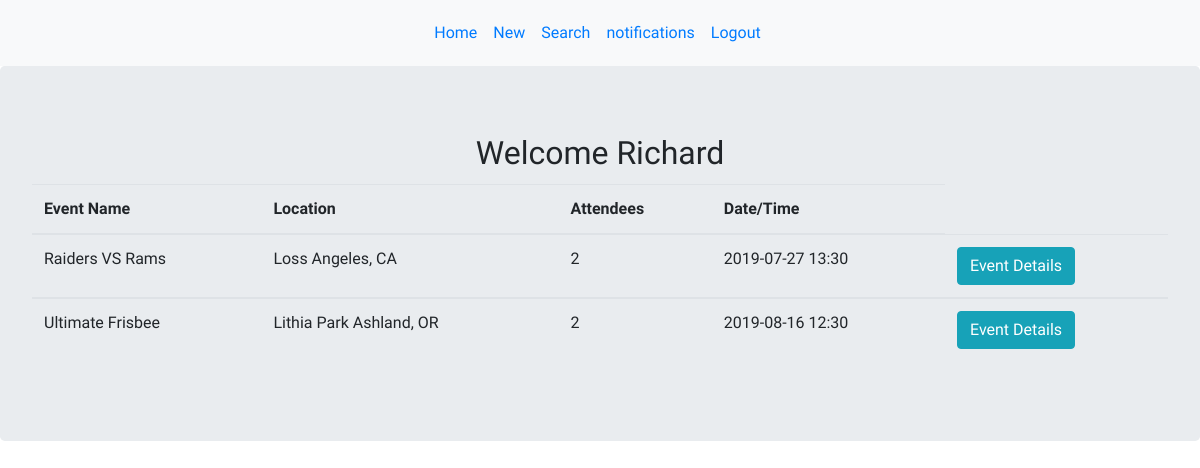
The app's page /homepage (signed in), older data.
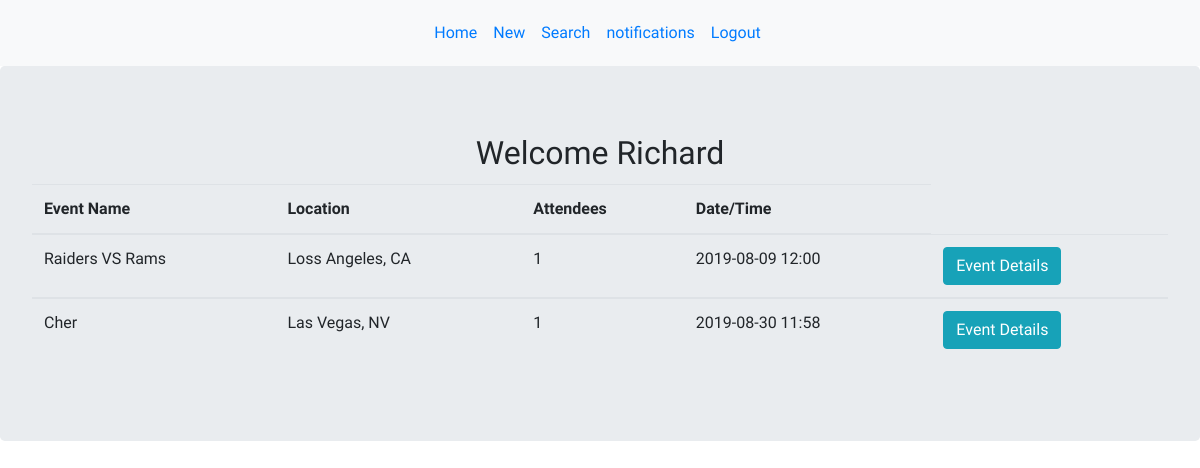
The same page, newer data.
### models.py (models this page shows)
class User(db.Model):
    __Tablename__ = "users"
    id = db.Column(db.Integer, primary_key=True)
    first_name = db.Column(db.String(100), nullable = False)
    last_name = db.Column(db.String(100), nullable = False)
    password = db.Column(db.String(200), unique = True, nullable = False)
    email = db.Column(db.String(100), unique = True, nullable = False)
    security_answer1 = db.Column(db.String(200))
    created_at = db.Column(db.DateTime, server_default=func.now())
    updated_at = db.Column(db.DateTime, server_default=func.now(), onupdate=func.now())
    users_that_attend_events = db.relationship('Event', lazy = 'dynamic', secondary = attendees_table)

class Event(db.Model):
    __Tablename__ = "events"
    id = db.Column(db.Integer, primary_key=True)
    event_title = db.Column(db.String(100))
    date = db.Column(db.String(8))
    time = db.Column(db.String(12))
    location = db.Column(db.String(100))
    information = db.Column(db.TEXT)
    creator_id = db.Column(db.Integer, db.ForeignKey("user.id"), nullable=False)
    author = db.relationship('User', foreign_keys=[creator_id], backref="user_messages", cascade="all")
    events_that_have_attendees = db.relationship('User', lazy = 'dynamic', secondary = attendees_table)

### controller_functions.py (the view)
def homepage():
    events = Event.query.all()
    user = User.query.get(session['uid'])
    user_events = user.users_that_attend_events.all()
    return render_template("user_home_page.html", all_events = events, all_events_of_user = user_events)

### templates/user_home_page.html (shortened to what this page needs)
<!DOCTYPE html>
<html lang="en">
<head>
    <link rel="stylesheet" href="{{ url_for('static', filename='main.css') }}">
    <link rel="stylesheet" href="https://maxcdn.bootstrapcdn.com/bootstrap/4.3.1/css/bootstrap.min.css">
</head>
<body>
    <nav class="navbar navbar-expand-sm bg-light justify-content-center">
        <ul class="navbar-nav">
            <li class="nav-item">
                <a class="nav-link" href="/homepage">Home</a>
            </li>
            <li class="nav-item">
                <a class="nav-link" href="/new">New</a>
            </li>
            <li class="nav-item">
                <a class="nav-link" href="/search">Search</a>
            </li>
            <li class="nav-item">
                <a class="nav-link" href="event">notifications</a>
            </li>
            <li class="nav-item">
                <a class="nav-link" href="/logout">Logout</a>
            </li>
        </ul>
    </nav>
    <div class="jumbotron">
        <div class="d-flex justify-content-center">
            <h2>Welcome {{session['greetings']}} </h2>
        </div>
            <table class="table table-hover">
                <thead>
                        <tr>
                            <th> Event Name</th>
                            <th>Location</th>
                            <th>Attendees</th>
                            <th>Date/Time</th>
                        </tr>
                    </thead>
                    {% for user in all_events_of_user %}
                    <tbody>
                        <td> {{ user.event_title }} </td>
                        <td>{{ user.location }}</td>
                        <td>{{ user.events_that_have_attendees.count() }}</td>
                        <td>{{ user.date }} {{ user.time }}</td>
                        <form action="/event/{{ user.id  }}">
                        <td><input class="btn btn-info" type="submit" value="Event Details"></td>
                    </form>
                    </tbody>
                    {% endfor %}
            </table>
        </div>
</body>
</html>

### static/main.css (style rules this page uses)
h1, h4, h2 { font-family: 'Nanum Gothic Coding', monospace; padding: 4px; text-align: center; }
p, th, td, ul { font-family: 'Mali', cursive; padding: 5px; }

Row changes from the older to the newer data that the page shows:
removed Event: event_title "Ultimate Frisbee", location "Lithia Park Ashland, OR", events_that_have_attendees.count "2", date "2019-08-16", time "12:30"
changed Event "Raiders VS Rams": events_that_have_attendees.count "2" → "1"; date "2019-07-27" → "2019-08-09"; time "13:30" → "12:00"
added Event: event_title "Cher", location "Las Vegas, NV", events_that_have_attendees.count "1", date "2019-08-30", time "11:58"
